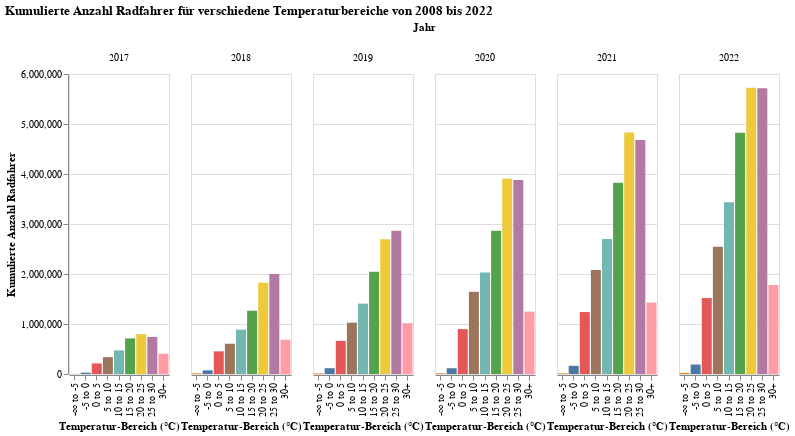

The code cell stored with this chart in its notebook:
### Markdown cell above
# Aufkummulierte Werte von 2017 bis 2022

### Code cell
def create_chart(file_paths):
    # Daten für alle Jahre kombinieren
    data = pd.concat([pd.read_csv(file_path) for file_path in file_paths])

    # Konvertiere 'max.temp' zu numerischem Datentyp
    data['max.temp'] = pd.to_numeric(data['max.temp'], errors='coerce')

    # Bins für die Temperatur erstellen
    temperature_bins = [-float('inf'), -5, 0, 5, 10, 15, 20, 25, 30, float('inf')]
    temperature_labels = ['-∞ to -5', '-5 to 0', '0 to 5', '5 to 10', '10 to 15', '15 to 20', '20 to 25', '25 to 30', '30+']

    # Daten in Bins einteilen
    data['Temperature Bin'] = pd.cut(data['max.temp'], bins=temperature_bins, labels=temperature_labels, right=False)

    # Anzahl der Radfahrer pro Temperatur-Bin und Jahr berechnen
    result = data.groupby(['Temperature Bin', pd.to_datetime(data['datum']).dt.year])['gesamt'].sum().reset_index()

    # Kumulierte Summen pro Temperatur-Bin berechnen
    result['Cumulative Total'] = result.groupby('Temperature Bin')['gesamt'].cumsum()

    # Altair-Diagramm erstellen
    chart = alt.Chart(result).mark_bar().encode(
        alt.X('Temperature Bin:N', title='Temperatur-Bereich (°C)', sort=temperature_labels),
        alt.Y('Cumulative Total:Q', title='Kumulierte Anzahl Radfahrer'),
        color=alt.Color('Temperature Bin:N', legend=None),
        column=alt.Column('datum:O', title='Jahr'),
        tooltip=['Temperature Bin:N', 'Cumulative Total:Q']
    ).properties(
        title='Kumulierte Anzahl Radfahrer für verschiedene Temperaturbereiche von 2008 bis 2022',
        width=100,
        height=300
    )

    return chart

chart = create_chart(file_paths)

chart

### Figure 1 — Vega specification as saved in the notebook (floating-point values rounded to 4 significant figures)
{"$schema": "https://vega.github.io/schema/vega/v5.json", "data": [{"name": "source_0", "values": [{"Temperature Bin": "-∞ to -5", "datum": 2017, "gesamt": 3272.0, "Cumulative Total": 3272.0, "x_Temperature Bin_sort_index": 0.0}, {"Temperature Bin": "-∞ to -5", "datum": 2018, "gesamt": 10340.0, "Cumulative Total": 13610.0, "x_Temperature Bin_sort_index": 0.0}, {"Temperature Bin": "-∞ to -5", "datum": 2019, "gesamt": 0.0, "Cumulative Total": 13610.0, "x_Temperature Bin_sort_index": 0.0}, {"Temperature Bin": "-∞ to -5", "datum": 2020, "gesamt": 0.0, "Cumulative Total": 13610.0, "x_Temperature Bin_sort_index": 0.0}, {"Temperature Bin": "-∞ to -5", "datum": 2021, "gesamt": 0.0, "Cumulative Total": 13610.0, "x_Temperature Bin_sort_index": 0.0}, {"Temperature Bin": "-∞ to -5", "datum": 2022, "gesamt": 6397.0, "Cumulative Total": 20000.0, "x_Temperature Bin_sort_index": 0.0}, {"Temperature Bin": "-5 to 0", "datum": 2017, "gesamt": 26540.0, "Cumulative Total": 26540.0, "x_Temperature Bin_sort_index": 1.0}, {"Temperature Bin": "-5 to 0", "datum": 2018, "gesamt": 46880.0, "Cumulative Total": 73420.0, "x_Temperature Bin_sort_index": 1.0}, {"Temperature Bin": "-5 to 0", "datum": 2019, "gesamt": 42110.0, "Cumulative Total": 115500.0, "x_Temperature Bin_sort_index": 1.0}, {"Temperature Bin": "-5 to 0", "datum": 2020, "gesamt": 0.0, "Cumulative Total": 115500.0, "x_Temperature Bin_sort_index": 1.0}, {"Temperature Bin": "-5 to 0", "datum": 2021, "gesamt": 48320.0, "Cumulative Total": 163900.0, "x_Temperature Bin_sort_index": 1.0}, {"Temperature Bin": "-5 to 0", "datum": 2022, "gesamt": 25710.0, "Cumulative Total": 189600.0, "x_Temperature Bin_sort_index": 1.0}, {"Temperature Bin": "0 to 5", "datum": 2017, "gesamt": 211200.0, "Cumulative Total": 211200.0, "x_Temperature Bin_sort_index": 2.0}, {"Temperature Bin": "0 to 5", "datum": 2018, "gesamt": 242000.0, "Cumulative Total": 453100.0, "x_Temperature Bin_sort_index": 2.0}, {"Temperature Bin": "0 to 5", "datum": 2019, "gesamt": 210100.0, "Cumulative Total": 663200.0, "x_Temperature Bin_sort_index": 2.0}, {"Temperature Bin": "0 to 5", "datum": 2020, "gesamt": 234700.0, "Cumulative Total": 897900.0, "x_Temperature Bin_sort_index": 2.0}, {"Temperature Bin": "0 to 5", "datum": 2021, "gesamt": 340700.0, "Cumulative Total": 1239000.0, "x_Temperature Bin_sort_index": 2.0}, {"Temperature Bin": "0 to 5", "datum": 2022, "gesamt": 280100.0, "Cumulative Total": 1519000.0, "x_Temperature Bin_sort_index": 2.0}, {"Temperature Bin": "5 to 10", "datum": 2017, "gesamt": 336200.0, "Cumulative Total": 336200.0, "x_Temperature Bin_sort_index": 3.0}, {"Temperature Bin": "5 to 10", "datum": 2018, "gesamt": 269500.0, "Cumulative Total": 605800.0, "x_Temperature Bin_sort_index": 3.0}, {"Temperature Bin": "5 to 10", "datum": 2019, "gesamt": 420900.0, "Cumulative Total": 1027000.0, "x_Temperature Bin_sort_index": 3.0}, {"Temperature Bin": "5 to 10", "datum": 2020, "gesamt": 617600.0, "Cumulative Total": 1644000.0, "x_Temperature Bin_sort_index": 3.0}, {"Temperature Bin": "5 to 10", "datum": 2021, "gesamt": 435900.0, "Cumulative Total": 2080000.0, "x_Temperature Bin_sort_index": 3.0}, {"Temperature Bin": "5 to 10", "datum": 2022, "gesamt": 462400.0, "Cumulative Total": 2543000.0, "x_Temperature Bin_sort_index": 3.0}, {"Temperature Bin": "10 to 15", "datum": 2017, "gesamt": 472400.0, "Cumulative Total": 472400.0, "x_Temperature Bin_sort_index": 4.0}, {"Temperature Bin": "10 to 15", "datum": 2018, "gesamt": 413700.0, "Cumulative Total": 886100.0, "x_Temperature Bin_sort_index": 4.0}, {"Temperature Bin": "10 to 15", "datum": 2019, "gesamt": 521300.0, "Cumulative Total": 1407000.0, "x_Temperature Bin_sort_index": 4.0}, {"Temperature Bin": "10 to 15", "datum": 2020, "gesamt": 623000.0, "Cumulative Total": 2030000.0, "x_Temperature Bin_sort_index": 4.0}, {"Temperature Bin": "10 to 15", "datum": 2021, "gesamt": 669300.0, "Cumulative Total": 2700000.0, "x_Temperature Bin_sort_index": 4.0}, {"Temperature Bin": "10 to 15", "datum": 2022, "gesamt": 736600.0, "Cumulative Total": 3436000.0, "x_Temperature Bin_sort_index": 4.0}, {"Temperature Bin": "15 to 20", "datum": 2017, "gesamt": 712000.0, "Cumulative Total": 712000.0, "x_Temperature Bin_sort_index": 5.0}, {"Temperature Bin": "15 to 20", "datum": 2018, "gesamt": 553600.0, "Cumulative Total": 1266000.0, "x_Temperature Bin_sort_index": 5.0}, {"Temperature Bin": "15 to 20", "datum": 2019, "gesamt": 779900.0, "Cumulative Total": 2045000.0, "x_Temperature Bin_sort_index": 5.0}, {"Temperature Bin": "15 to 20", "datum": 2020, "gesamt": 821900.0, "Cumulative Total": 2867000.0, "x_Temperature Bin_sort_index": 5.0}, {"Temperature Bin": "15 to 20", "datum": 2021, "gesamt": 958100.0, "Cumulative Total": 3826000.0, "x_Temperature Bin_sort_index": 5.0}, {"Temperature Bin": "15 to 20", "datum": 2022, "gesamt": 1000000.0, "Cumulative Total": 4826000.0, "x_Temperature Bin_sort_index": 5.0}, {"Temperature Bin": "20 to 25", "datum": 2017, "gesamt": 796400.0, "Cumulative Total": 796400.0, "x_Temperature Bin_sort_index": 6.0}, {"Temperature Bin": "20 to 25", "datum": 2018, "gesamt": 1029000.0, "Cumulative Total": 1825000.0, "x_Temperature Bin_sort_index": 6.0}, {"Temperature Bin": "20 to 25", "datum": 2019, "gesamt": 868800.0, "Cumulative Total": 2694000.0, "x_Temperature Bin_sort_index": 6.0}, {"Temperature Bin": "20 to 25", "datum": 2020, "gesamt": 1211000.0, "Cumulative Total": 3905000.0, "x_Temperature Bin_sort_index": 6.0}, {"Temperature Bin": "20 to 25", "datum": 2021, "gesamt": 923000.0, "Cumulative Total": 4828000.0, "x_Temperature Bin_sort_index": 6.0}, {"Temperature Bin": "20 to 25", "datum": 2022, "gesamt": 894600.0, "Cumulative Total": 5723000.0, "x_Temperature Bin_sort_index": 6.0}, {"Temperature Bin": "25 to 30", "datum": 2017, "gesamt": 741600.0, "Cumulative Total": 741600.0, "x_Temperature Bin_sort_index": 7.0}, {"Temperature Bin": "25 to 30", "datum": 2018, "gesamt": 1260000.0, "Cumulative Total": 2002000.0, "x_Temperature Bin_sort_index": 7.0}, {"Temperature Bin": "25 to 30", "datum": 2019, "gesamt": 865000.0, "Cumulative Total": 2867000.0, "x_Temperature Bin_sort_index": 7.0}, {"Temperature Bin": "25 to 30", "datum": 2020, "gesamt": 1013000.0, "Cumulative Total": 3879000.0, "x_Temperature Bin_sort_index": 7.0}, {"Temperature Bin": "25 to 30", "datum": 2021, "gesamt": 799000.0, "Cumulative Total": 4678000.0, "x_Temperature Bin_sort_index": 7.0}, {"Temperature Bin": "25 to 30", "datum": 2022, "gesamt": 1039000.0, "Cumulative Total": 5717000.0, "x_Temperature Bin_sort_index": 7.0}, {"Temperature Bin": "30+", "datum": 2017, "gesamt": 405600.0, "Cumulative Total": 405600.0, "x_Temperature Bin_sort_index": 8.0}, {"Temperature Bin": "30+", "datum": 2018, "gesamt": 280000.0, "Cumulative Total": 685600.0, "x_Temperature Bin_sort_index": 8.0}, {"Temperature Bin": "30+", "datum": 2019, "gesamt": 331500.0, "Cumulative Total": 1017000.0, "x_Temperature Bin_sort_index": 8.0}, {"Temperature Bin": "30+", "datum": 2020, "gesamt": 230400.0, "Cumulative Total": 1248000.0, "x_Temperature Bin_sort_index": 8.0}, {"Temperature Bin": "30+", "datum": 2021, "gesamt": 181500.0, "Cumulative Total": 1429000.0, "x_Temperature Bin_sort_index": 8.0}, {"Temperature Bin": "30+", "datum": 2022, "gesamt": 352900.0, "Cumulative Total": 1782000.0, "x_Temperature Bin_sort_index": 8.0}]}, {"name": "column_domain", "values": [{"datum": 2017, "count": 9}, {"datum": 2018, "count": 9}, {"datum": 2019, "count": 9}, {"datum": 2020, "count": 9}, {"datum": 2021, "count": 9}, {"datum": 2022, "count": 9}]}, {"name": "data_2", "values": [{"Cumulative Total_end": 3272.0, "Cumulative Total_start": 0.0, "Temperature Bin": "-∞ to -5"}, {"Cumulative Total_end": 13610.0, "Cumulative Total_start": 0.0, "Temperature Bin": "-∞ to -5"}, {"Cumulative Total_end": 13610.0, "Cumulative Total_start": 0.0, "Temperature Bin": "-∞ to -5"}, {"Cumulative Total_end": 13610.0, "Cumulative Total_start": 0.0, "Temperature Bin": "-∞ to -5"}, {"Cumulative Total_end": 13610.0, "Cumulative Total_start": 0.0, "Temperature Bin": "-∞ to -5"}, {"Cumulative Total_end": 20000.0, "Cumulative Total_start": 0.0, "Temperature Bin": "-∞ to -5"}, {"Cumulative Total_end": 26540.0, "Cumulative Total_start": 0.0, "Temperature Bin": "-5 to 0"}, {"Cumulative Total_end": 73420.0, "Cumulative Total_start": 0.0, "Temperature Bin": "-5 to 0"}, {"Cumulative Total_end": 115500.0, "Cumulative Total_start": 0.0, "Temperature Bin": "-5 to 0"}, {"Cumulative Total_end": 115500.0, "Cumulative Total_start": 0.0, "Temperature Bin": "-5 to 0"}, {"Cumulative Total_end": 163900.0, "Cumulative Total_start": 0.0, "Temperature Bin": "-5 to 0"}, {"Cumulative Total_end": 189600.0, "Cumulative Total_start": 0.0, "Temperature Bin": "-5 to 0"}, {"Cumulative Total_end": 211200.0, "Cumulative Total_start": 0.0, "Temperature Bin": "0 to 5"}, {"Cumulative Total_end": 453100.0, "Cumulative Total_start": 0.0, "Temperature Bin": "0 to 5"}, {"Cumulative Total_end": 663200.0, "Cumulative Total_start": 0.0, "Temperature Bin": "0 to 5"}, {"Cumulative Total_end": 897900.0, "Cumulative Total_start": 0.0, "Temperature Bin": "0 to 5"}, {"Cumulative Total_end": 1239000.0, "Cumulative Total_start": 0.0, "Temperature Bin": "0 to 5"}, {"Cumulative Total_end": 1519000.0, "Cumulative Total_start": 0.0, "Temperature Bin": "0 to 5"}, {"Cumulative Total_end": 336200.0, "Cumulative Total_start": 0.0, "Temperature Bin": "5 to 10"}, {"Cumulative Total_end": 605800.0, "Cumulative Total_start": 0.0, "Temperature Bin": "5 to 10"}, {"Cumulative Total_end": 1027000.0, "Cumulative Total_start": 0.0, "Temperature Bin": "5 to 10"}, {"Cumulative Total_end": 1644000.0, "Cumulative Total_start": 0.0, "Temperature Bin": "5 to 10"}, {"Cumulative Total_end": 2080000.0, "Cumulative Total_start": 0.0, "Temperature Bin": "5 to 10"}, {"Cumulative Total_end": 2543000.0, "Cumulative Total_start": 0.0, "Temperature Bin": "5 to 10"}, {"Cumulative Total_end": 472400.0, "Cumulative Total_start": 0.0, "Temperature Bin": "10 to 15"}, {"Cumulative Total_end": 886100.0, "Cumulative Total_start": 0.0, "Temperature Bin": "10 to 15"}, {"Cumulative Total_end": 1407000.0, "Cumulative Total_start": 0.0, "Temperature Bin": "10 to 15"}, {"Cumulative Total_end": 2030000.0, "Cumulative Total_start": 0.0, "Temperature Bin": "10 to 15"}, {"Cumulative Total_end": 2700000.0, "Cumulative Total_start": 0.0, "Temperature Bin": "10 to 15"}, {"Cumulative Total_end": 3436000.0, "Cumulative Total_start": 0.0, "Temperature Bin": "10 to 15"}, {"Cumulative Total_end": 712000.0, "Cumulative Total_start": 0.0, "Temperature Bin": "15 to 20"}, {"Cumulative Total_end": 1266000.0, "Cumulative Total_start": 0.0, "Temperature Bin": "15 to 20"}, {"Cumulative Total_end": 2045000.0, "Cumulative Total_start": 0.0, "Temperature Bin": "15 to 20"}, {"Cumulative Total_end": 2867000.0, "Cumulative Total_start": 0.0, "Temperature Bin": "15 to 20"}, {"Cumulative Total_end": 3826000.0, "Cumulative Total_start": 0.0, "Temperature Bin": "15 to 20"}, {"Cumulative Total_end": 4826000.0, "Cumulative Total_start": 0.0, "Temperature Bin": "15 to 20"}, {"Cumulative Total_end": 796400.0, "Cumulative Total_start": 0.0, "Temperature Bin": "20 to 25"}, {"Cumulative Total_end": 1825000.0, "Cumulative Total_start": 0.0, "Temperature Bin": "20 to 25"}, {"Cumulative Total_end": 2694000.0, "Cumulative Total_start": 0.0, "Temperature Bin": "20 to 25"}, {"Cumulative Total_end": 3905000.0, "Cumulative Total_start": 0.0, "Temperature Bin": "20 to 25"}, {"Cumulative Total_end": 4828000.0, "Cumulative Total_start": 0.0, "Temperature Bin": "20 to 25"}, {"Cumulative Total_end": 5723000.0, "Cumulative Total_start": 0.0, "Temperature Bin": "20 to 25"}, {"Cumulative Total_end": 741600.0, "Cumulative Total_start": 0.0, "Temperature Bin": "25 to 30"}, {"Cumulative Total_end": 2002000.0, "Cumulative Total_start": 0.0, "Temperature Bin": "25 to 30"}, {"Cumulative Total_end": 2867000.0, "Cumulative Total_start": 0.0, "Temperature Bin": "25 to 30"}, {"Cumulative Total_end": 3879000.0, "Cumulative Total_start": 0.0, "Temperature Bin": "25 to 30"}, {"Cumulative Total_end": 4678000.0, "Cumulative Total_start": 0.0, "Temperature Bin": "25 to 30"}, {"Cumulative Total_end": 5717000.0, "Cumulative Total_start": 0.0, "Temperature Bin": "25 to 30"}, {"Cumulative Total_end": 405600.0, "Cumulative Total_start": 0.0, "Temperature Bin": "30+"}, {"Cumulative Total_end": 685600.0, "Cumulative Total_start": 0.0, "Temperature Bin": "30+"}, {"Cumulative Total_end": 1017000.0, "Cumulative Total_start": 0.0, "Temperature Bin": "30+"}, {"Cumulative Total_end": 1248000.0, "Cumulative Total_start": 0.0, "Temperature Bin": "30+"}, {"Cumulative Total_end": 1429000.0, "Cumulative Total_start": 0.0, "Temperature Bin": "30+"}, {"Cumulative Total_end": 1782000.0, "Cumulative Total_start": 0.0, "Temperature Bin": "30+"}]}, {"name": "source_0_x_domain_Temperature Bin", "values": [{"Temperature Bin": "-∞ to -5", "sort_field": 0.0}, {"Temperature Bin": "-5 to 0", "sort_field": 1.0}, {"Temperature Bin": "0 to 5", "sort_field": 2.0}, {"Temperature Bin": "5 to 10", "sort_field": 3.0}, {"Temperature Bin": "10 to 15", "sort_field": 4.0}, {"Temperature Bin": "15 to 20", "sort_field": 5.0}, {"Temperature Bin": "20 to 25", "sort_field": 6.0}, {"Temperature Bin": "25 to 30", "sort_field": 7.0}, {"Temperature Bin": "30+", "sort_field": 8.0}]}, {"name": "data_2_color_domain_Temperature Bin", "values": [{"Temperature Bin": "-∞ to -5"}, {"Temperature Bin": "-5 to 0"}, {"Temperature Bin": "0 to 5"}, {"Temperature Bin": "5 to 10"}, {"Temperature Bin": "10 to 15"}, {"Temperature Bin": "15 to 20"}, {"Temperature Bin": "20 to 25"}, {"Temperature Bin": "25 to 30"}, {"Temperature Bin": "30+"}]}], "signals": [{"name": "child_width", "value": 100}, {"name": "child_height", "value": 300}], "marks": [{"type": "group", "name": "column-title", "title": {"text": "Jahr", "offset": 10, "style": "guide-title"}, "role": "column-title"}, {"type": "group", "name": "row_header", "encode": {"update": {"height": {"signal": "child_height"}}}, "axes": [{"scale": "y", "labelOverlap": true, "title": "Kumulierte Anzahl Radfahrer", "orient": "left", "tickCount": {"signal": "ceil(child_height/40)"}, "zindex": 0, "grid": false}], "role": "row-header"}, {"type": "group", "name": "column_header", "from": {"data": "column_domain"}, "sort": {"field": "datum[\"datum\"]", "order": "ascending"}, "encode": {"update": {"width": {"signal": "child_width"}}}, "title": {"text": {"signal": "isValid(parent[\"datum\"]) ? parent[\"datum\"] : \"\"+parent[\"datum\"]"}, "frame": "group", "style": "guide-label", "offset": 10}, "role": "column-header"}, {"type": "group", "name": "column_footer", "from": {"data": "column_domain"}, "sort": {"field": "datum[\"datum\"]", "order": "ascending"}, "encode": {"update": {"width": {"signal": "child_width"}}}, "axes": [{"scale": "x", "labelBaseline": "middle", "zindex": 0, "grid": false, "title": "Temperatur-Bereich (°C)", "labelAngle": 270, "orient": "bottom", "labelAlign": "right"}], "role": "column-footer"}, {"type": "group", "name": "cell", "from": {"facet": {"data": "source_0", "name": "facet", "groupby": ["datum"]}}, "sort": {"field": ["datum[\"datum\"]"], "order": ["ascending"]}, "encode": {"update": {"height": {"signal": "child_height"}, "width": {"signal": "child_width"}}}, "data": [{"name": "data_0", "source": "facet", "transform": [{"type": "stack", "field": "Cumulative Total", "groupby": ["Temperature Bin"], "sort": {"field": [], "order": []}, "as": ["Cumulative Total_start", "Cumulative Total_end"], "offset": "zero"}, {"type": "filter", "expr": "isValid(datum[\"Cumulative Total\"]) && isFinite(+datum[\"Cumulative Total\"])"}, {"type": "project", "fields": ["Cumulative Total", "Cumulative Total_end", "Cumulative Total_start", "Temperature Bin"]}]}], "marks": [{"type": "rect", "name": "child_marks", "from": {"data": "data_0"}, "encode": {"update": {"ariaRoleDescription": {"value": "bar"}, "description": {"signal": "\"Temperatur-Bereich (°C): \" + (isValid(datum[\"Temperature Bin\"]) ? datum[\"Temperature Bin\"] : \"\"+datum[\"Temperature Bin\"]) + \"; Kumulierte Anzahl Radfahrer: \" + (format(datum[\"Cumulative Total\"], \"\")) + \"; Temperature Bin: \" + (isValid(datum[\"Temperature Bin\"]) ? datum[\"Temperature Bin\"] : \"\"+datum[\"Temperature Bin\"]) + \"; Cumulative Total: \" + (format(datum[\"Cumulative Total\"], \"\"))"}, "y": {"field": "Cumulative Total_end", "scale": "y"}, "fill": {"field": "Temperature Bin", "scale": "color"}, "tooltip": {"signal": "{\"Temperature Bin\": isValid(datum[\"Temperature Bin\"]) ? datum[\"Temperature Bin\"] : \"\"+datum[\"Temperature Bin\"], \"Cumulative Total\": format(datum[\"Cumulative Total\"], \"\")}"}, "y2": {"field": "Cumulative Total_start", "scale": "y"}, "x": {"field": "Temperature Bin", "scale": "x"}, "width": {"signal": "max(0.25, bandwidth('x'))"}}}, "style": ["bar"]}], "axes": [{"scale": "y", "zindex": 0, "gridScale": "x", "grid": true, "maxExtent": 0, "labels": false, "domain": false, "orient": "left", "tickCount": {"signal": "ceil(child_height/40)"}, "aria": false, "minExtent": 0, "ticks": false}], "style": "cell"}], "scales": [{"name": "x", "type": "band", "domain": {"data": "source_0_x_domain_Temperature Bin", "field": "Temperature Bin", "sort": {"op": "max", "field": "sort_field"}}, "range": [0, {"signal": "child_width"}], "paddingOuter": 0.05, "paddingInner": 0.1}, {"name": "y", "type": "linear", "domain": {"data": "data_2", "fields": ["Cumulative Total_start", "Cumulative Total_end"]}, "range": [{"signal": "child_height"}, 0], "zero": true, "nice": true}, {"name": "color", "type": "ordinal", "domain": {"data": "data_2_color_domain_Temperature Bin", "field": "Temperature Bin", "sort": true}, "range": "category"}], "title": {"text": "Kumulierte Anzahl Radfahrer für verschiedene Temperaturbereiche von 2008 bis 2022", "anchor": "start"}, "background": "white", "padding": 5, "layout": {"padding": 20, "offset": {"columnTitle": 10}, "columns": {"signal": "length(data('column_domain'))"}, "bounds": "full", "align": "all"}}
